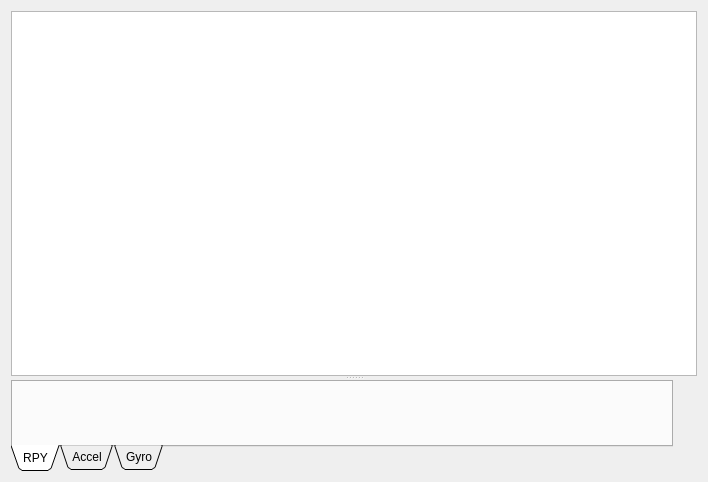
<?xml version="1.0" encoding="UTF-8"?>
<ui version="4.0">
 <class>PageAppImu</class>
 <widget class="QWidget" name="PageAppImu">
  <property name="geometry">
   <rect>
    <x>0</x>
    <y>0</y>
    <width>708</width>
    <height>482</height>
   </rect>
  </property>
  <property name="windowTitle">
   <string>Form</string>
  </property>
  <layout class="QVBoxLayout" name="verticalLayout_2">
   <item>
    <widget class="QSplitter" name="splitter">
     <property name="orientation">
      <enum>Qt::Vertical</enum>
     </property>
     <widget class="ParamTable" name="tableWidget"/>
     <widget class="QWidget" name="">
      <layout class="QHBoxLayout" name="horizontalLayout">
       <item>
        <widget class="QTabWidget" name="tabWidget">
         <property name="tabPosition">
          <enum>QTabWidget::South</enum>
         </property>
         <property name="tabShape">
          <enum>QTabWidget::Triangular</enum>
         </property>
         <property name="currentIndex">
          <number>0</number>
         </property>
         <widget class="QWidget" name="tab">
          <attribute name="title">
           <string>RPY</string>
          </attribute>
          <layout class="QVBoxLayout" name="verticalLayout">
           <item>
            <widget class="QCustomPlot" name="rpyPlot" native="true"/>
           </item>
          </layout>
         </widget>
         <widget class="QWidget" name="tab_3">
          <attribute name="title">
           <string>Accel</string>
          </attribute>
          <layout class="QVBoxLayout" name="verticalLayout_4">
           <item>
            <widget class="QCustomPlot" name="accelPlot" native="true"/>
           </item>
          </layout>
         </widget>
         <widget class="QWidget" name="tab_2">
          <attribute name="title">
           <string>Gyro</string>
          </attribute>
          <layout class="QVBoxLayout" name="verticalLayout_3">
           <item>
            <widget class="QCustomPlot" name="gyroPlot" native="true"/>
           </item>
          </layout>
         </widget>
        </widget>
       </item>
       <item>
        <widget class="QWidget" name="cornerWidget" native="true">
         <layout class="QVBoxLayout" name="verticalLayout_5"/>
        </widget>
       </item>
      </layout>
     </widget>
    </widget>
   </item>
  </layout>
 </widget>
 <customwidgets>
  <customwidget>
   <class>ParamTable</class>
   <extends>QTableWidget</extends>
   <header>widgets/paramtable.h</header>
  </customwidget>
  <customwidget>
   <class>QCustomPlot</class>
   <extends>QWidget</extends>
   <header>widgets/qcustomplot.h</header>
   <container>1</container>
  </customwidget>
 </customwidgets>
 <resources/>
 <connections/>
</ui>
